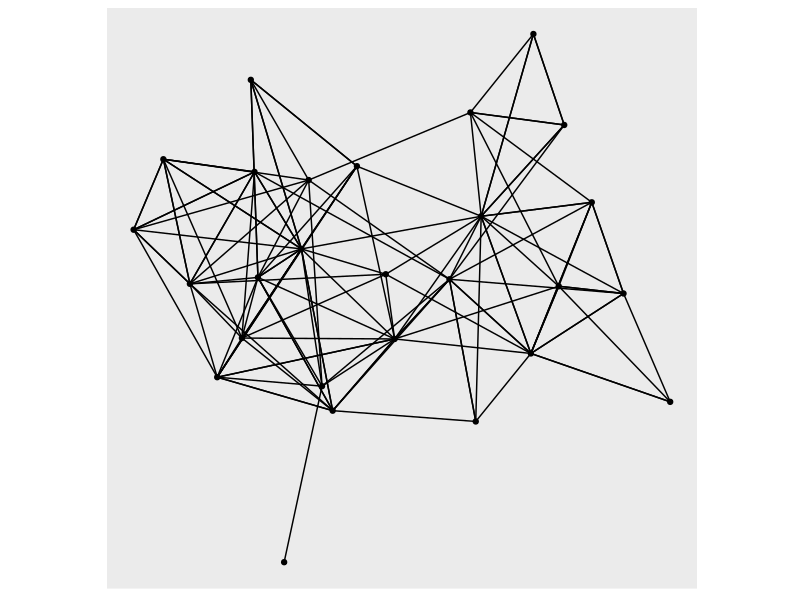
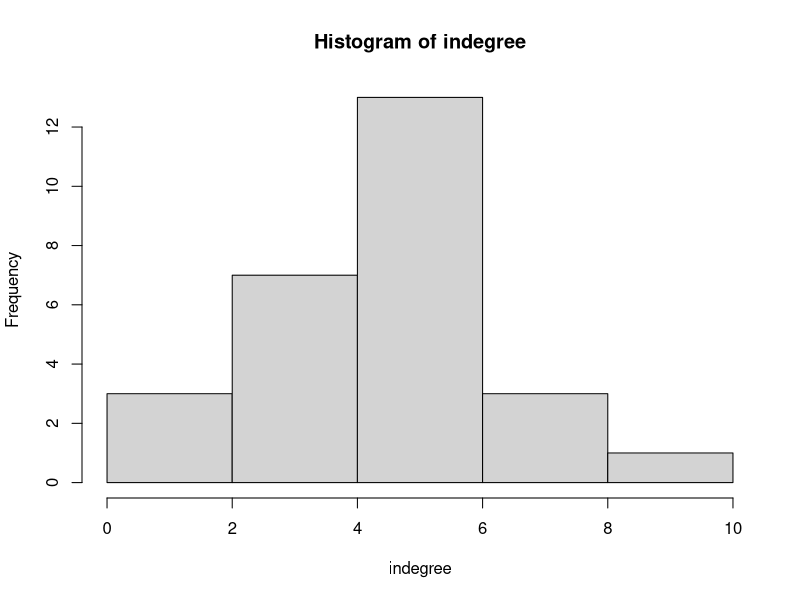
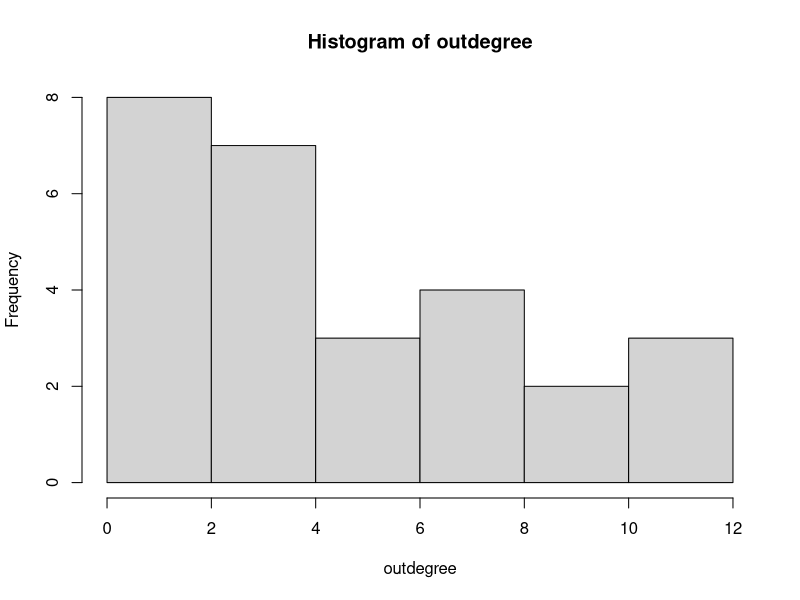
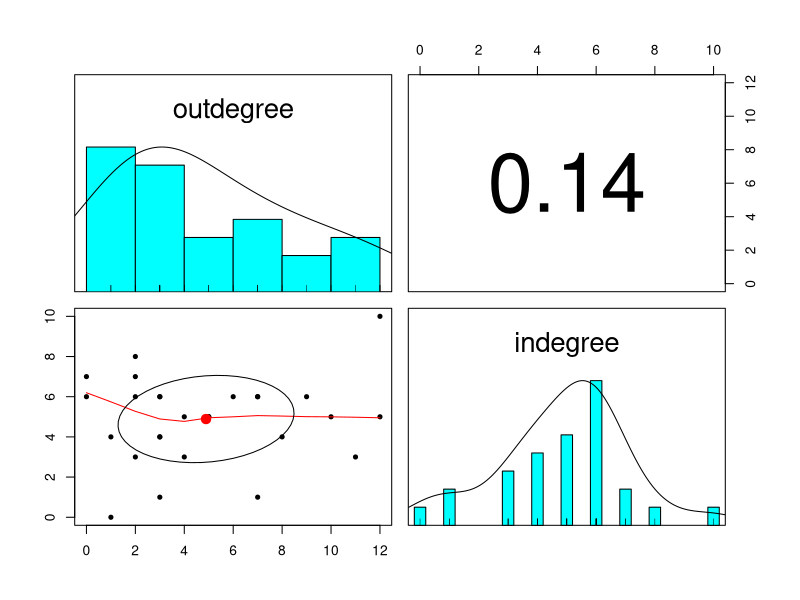
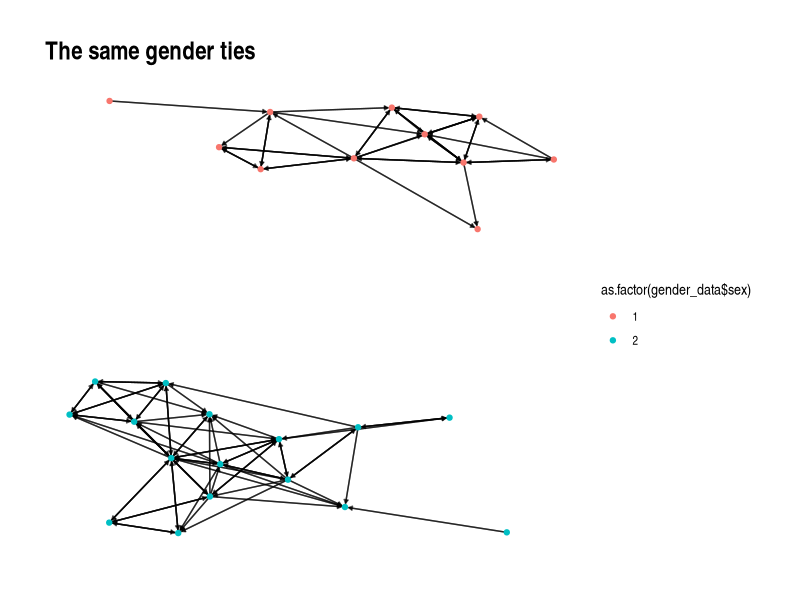
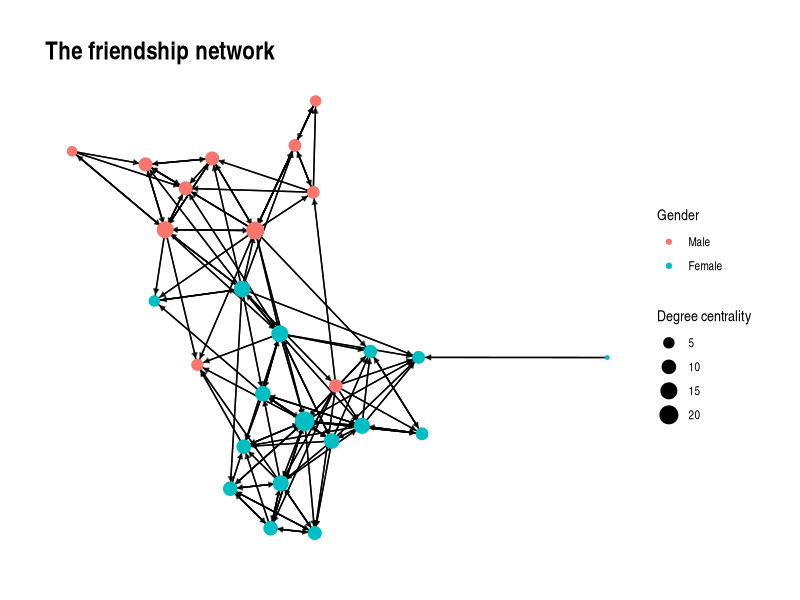
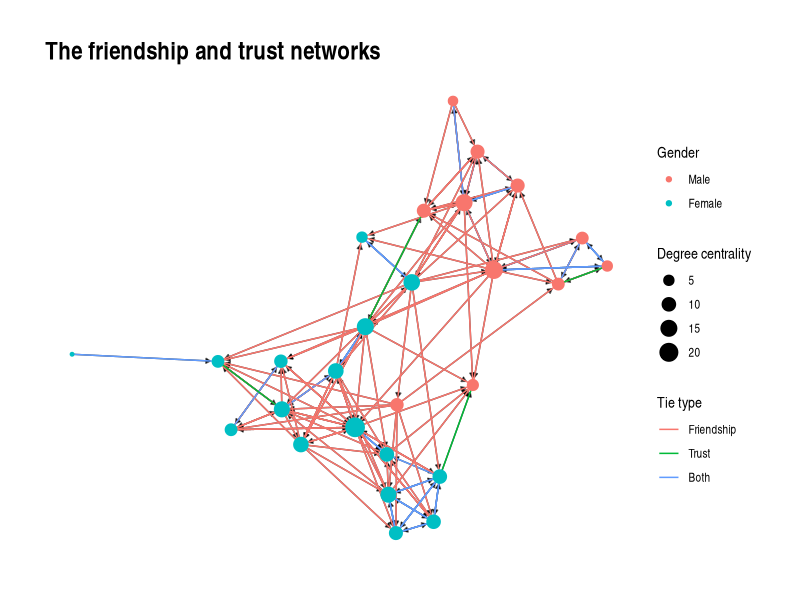

Source code (R) for these figures, in order:
#### Task 1: Describe and plot a social network
#### Group: Siyu Jiang, Roman Kracht, Zhengting He, Seokwon Choi

library(sna)
library(igraph)
library(ggraph)
library(rstudioapi)

# set the working directory
setwd(dirname(getActiveDocumentContext()$path)) 
getwd()

# (a) load the affective network and the gender data ----
affective_network_data <- read.csv("2400_affective_w1.csv", encoding="UTF-8", header=FALSE)
class(affective_network_data)
affective_network_data.friendship <- data.matrix(affective_network_data)[-1,-1]
gender_data <- read.csv('2400_sex.csv', encoding="UTF-8")

# (b) recode the affective network wave 1 into a friendship network ----
affective_network_data.friendship[affective_network_data.friendship == 1] <- 0
affective_network_data.friendship[affective_network_data.friendship == -1] <- 0
affective_network_data.friendship[affective_network_data.friendship == -2] <- 0
affective_network_data.friendship[is.na(affective_network_data.friendship)] <- 0
affective_network_data.friendship[affective_network_data.friendship == 2] <- 1
class(affective_network_data.friendship)
dim(affective_network_data.friendship)


# (c) basic network descriptives for this friendship network ----
affective_network.igraph <- graph_from_adjacency_matrix(affective_network_data.friendship,
                                                        mode = "directed")
affective_network.igraph

autograph(affective_network.igraph)

set.seed(56)
layout.graph <- create_layout(affective_network.igraph, layout = 'fr')

# network size (i.e., number of nodes)
count.nodes <- dim(affective_network_data.friendship)[1]
count.nodes

# number of network ties
count.ties <- sum(affective_network_data.friendship)
count.ties

# density
density.manual <- count.ties/(count.nodes*(count.nodes-1))
density.manual
gden(affective_network_data.friendship)

# average degree
sum(affective_network_data.friendship, na.rm = T)/count.nodes

# outdegree of each node
outdegree <- rowSums(affective_network_data.friendship) 
outdegree

# indegree of each node
indegree <- colSums(affective_network_data.friendship)
indegree

hist(indegree)
hist(outdegree)
psych::pairs.panels(data.frame(outdegree, indegree))

#reciprocity ratio
grecip(affective_network_data.friendship, measure = "dyadic.nonnull")

# gender composition in class 
sum(gender_data$sex == 1)
sum(gender_data$sex == 2)

#count of same gender ties (i.e., both nodes have the same gender)
gender_data$gender <- (gender_data$sex == 1)

temp <- matrix(kronecker(gender_data$sex, gender_data$sex, FUN="=="), nrow=count.nodes)

same_gender <- temp * affective_network_data.friendship

same_gender.igraph <- graph_from_adjacency_matrix(same_gender, mode = "directed")
same_gender.igraph

set.seed(56)
same_gender.graph <- create_layout(same_gender.igraph, layout = 'fr')

edges <- geom_edge_link2(alpha = .7,
                         arrow = arrow(length = unit(1, 'mm'), 
                                       type = "closed"),
                         end_cap = circle(1, 'mm'))
ggraph(same_gender.graph)+
  edges +
  geom_edge_link(alpha = 0.5)+
  geom_node_point(
    aes(colour = as.factor(gender_data$sex),
        size = gender_data$centrality))+ 
  theme_graph()+
  labs(title = "The same gender ties", node = "gender, 1=male, 2=female")

sum(same_gender)

# add a measure: degree centrality, betweenness centrality
gender_data$c.degree <- sna::degree(affective_network_data.friendship, cmode = 'freeman')
max(gender_data$c.degree)
min(gender_data$c.degree)
mean(gender_data$c.degree)

gender_data$c.betw <- igraph::betweenness(affective_network.igraph)
max(gender_data$c.betw)

# (d) plot the friendship network ----
edges <- geom_edge_link2(alpha = .7,
                         arrow = arrow(length = unit(1.2, 'mm'), 
                                       type = "closed"),
                         end_cap = circle(2, 'mm'))
ggraph(layout.graph)+
  edges +
  geom_edge_link()+
  geom_node_point(
    aes(colour = as.factor(gender_data$sex),
        size = gender_data$c.degree))+ 
  theme_graph() +
  labs(title = "The friendship network") +
  scale_color_discrete("Gender", labels = c("Male", "Female")) +
  scale_size_continuous("Degree centrality") +
  guides(color = guide_legend(order = 1), 
         size = guide_legend(order = 2))

# (e) plot trust network and friendship network together in one plot ----
trust_data <- read.csv("2400_trust_w1.csv", encoding="UTF-8", header=FALSE)
trust_data.matrix <- data.matrix(trust_data)[-1,-1]
mut_matrix <- affective_network_data.friendship
mut_matrix[trust_data.matrix == 1] <- 2
mut_matrix[trust_data.matrix == 1 & affective_network_data.friendship == 1] <- 3

mut.igraph <- graph_from_adjacency_matrix(mut_matrix, mode = "directed",
                                          weighted = TRUE)
mut.graph <- create_layout(mut.igraph, layout = 'fr')

edges <- geom_edge_link2(alpha = .7,
                         arrow = arrow(length = unit(1.2, 'mm'), 
                                       type = "closed"),
                         end_cap = circle(2, 'mm'))
ggraph(mut.graph)+
  edges +
  geom_edge_link(aes(colour = as.factor(weight))) +
  geom_node_point(aes(colour = as.factor(gender_data$sex),
                      size = gender_data$c.degree)) + 
  theme_graph() +
  labs(title = "The friendship and trust networks") +
  scale_color_discrete("Gender", labels = c("Male", "Female")) +
  scale_size_continuous("Degree centrality") +
  scale_edge_color_discrete("Tie type", labels = c("Friendship", "Trust", "Both")) +
  guides(color = guide_legend(order = 1), 
         size = guide_legend(order = 2))

# (f) how large is the overlap between both networks
sum(mut_matrix == 3)
